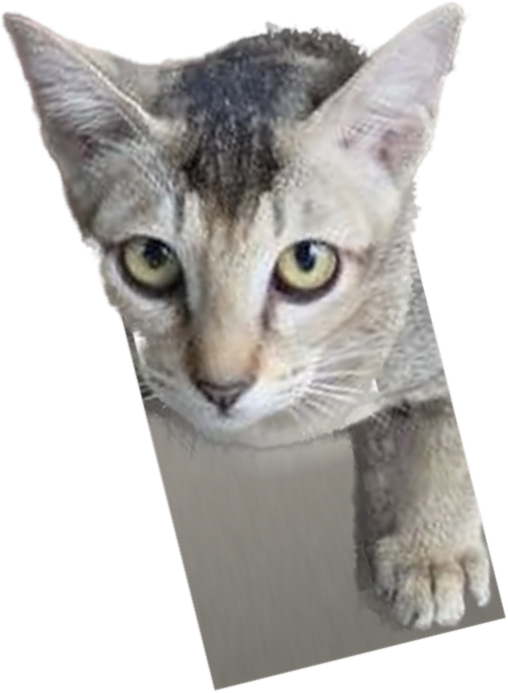

Recreate this plot in Python.
"""Cut the grey tabby out of cat7_src.jpg for the Chihuahua 7 icon.

The cat crouches with its body rising behind the head, so a matte of the whole cat puts a wall of
back fur above the ears, exactly where the icon wants the bubble's blue and the ear tips crossing
the rim. u2net, run on the crop around the cat, sees only the head and drops the body on its
own, with a soft fur edge along the top of the skull - which is what the icon wants. The crop is
upscaled 3x before the matte, not after: the head is only ~150 px across in the photo, and a
trimap drawn at that size came back as blocky half-transparent patches around the cheeks.
Right under the chin the photo shows deck, not chest (the head is pushed forward), so the head
gets a neck the way dog four did: its bottom edge extruded down, with the real shoulder fur
wherever an isnet matte of the whole cat finds some and the colour of the nearest fur elsewhere,
so the bubble's rim - not a floating chin - is what ends the cat. Then the head is levelled (the
cat looks up at the camera with its head tipped about 14 degrees). The photo itself stays out of
the repository; cutout7_u2net.png is what make_icons_v3.py uses."""
import os

import numpy as np
from PIL import Image
from rembg import remove, new_session
from scipy import ndimage

HERE = os.path.dirname(os.path.abspath(__file__))
SRC = os.path.join(HERE, "cat7_src.jpg")
OUT = os.path.join(HERE, "cutout7_u2net.png")
CROP = (330, 520, 780, 860)
UP = 3               # upscale before the matte (see above); all pixel numbers below are x3
ROTATE = 14          # degrees counter-clockwise: lifts the right side so the eyes sit level
SKULL = (527, 643)   # middle of the skull in the photo, between the ear bases: the icon's anchor

src = Image.open(SRC).convert("RGB").crop(CROP)
src = src.resize((src.width * UP, src.height * UP), Image.LANCZOS)
MATTING = dict(alpha_matting=True, alpha_matting_foreground_threshold=240,
               alpha_matting_background_threshold=20, alpha_matting_erode_size=12)
out = remove(src, session=new_session("u2net"), **MATTING)
whole = remove(src, session=new_session("isnet-general-use"), **MATTING)
rgba = np.asarray(out).astype(np.float64)
real = np.asarray(src).astype(np.float64)
wa = (np.asarray(whole).astype(np.float64)[..., 3] / 255.0)[..., None]
a = rgba[..., 3]
# a crisper edge: the matte's soft band is a few px of the deck's light colour bleeding into the
# light cheek fur, which at icon size read as a pale halo down the left cheek
a = np.clip((a - 40.0) / 175.0, 0, 1)
a = (a * a * (3 - 2 * a)) * 255.0
rgba[..., 3] = a
solid = a > 128
lab, n = ndimage.label(solid)
sizes = ndimage.sum(solid, lab, range(1, n + 1))
keep = ndimage.binary_dilation(lab == (int(np.argmax(sizes)) + 1), iterations=8)
a[~keep] = 0

# the neck: the head's bottom edge extruded straight down under the face (every column whose
# lowest solid pixel is a cheek or the chin, not an ear), only where the head matte is not
# already solid. The bubble shows a band under the chin and nothing else of it, so a plain
# extrusion reads as the neck, and its sides drop from the cheeks outside the bubble.
H, W = a.shape
yy, xx = np.mgrid[0:H, 0:W].astype(np.float64)
solid = a > 250
lowest = np.where(solid.any(axis=0), H - 1 - np.argmax(solid[::-1, :], axis=0), -1)
neck = (yy > lowest[None, :]) & (yy <= 900) & (lowest[None, :] > 510)
fill = neck & ~solid
dist, (iy, ix) = ndimage.distance_transform_edt(~solid, return_indices=True)
near = ndimage.gaussian_filter(rgba[..., :3][iy, ix], sigma=(12, 12, 0))
# the neck's colour: the body's own coat, sampled where the isnet matte found real fur in the
# extruded band (the shoulder), so the made-up part matches what sits beside it
body = fill & (wa[..., 0] > 0.9)
fur = real[body].mean(axis=0) if body.any() else np.array([160.0, 152.0, 145.0])
shade = 1.0 - 0.18 * np.clip((yy - 675.0) / 210.0, 0, 1)
rng = np.random.default_rng(7)
grain = ndimage.gaussian_filter(rng.normal(0, 1, (H, W)), (7.0, 1.8)) * 14.0
t = np.clip(dist / 36.0, 0, 1)[..., None]      # fur-edge colours melt into the neck colour
patch = near * (1 - t) + (fur[None, None, :] * shade[..., None]) * t + grain[..., None]
patch = real * wa + patch * (1 - wa)             # real fur where the photo has some
cover = (a / 255.0)[..., None]
rgba[..., :3] = np.where(fill[..., None], rgba[..., :3] * cover + patch * (1 - cover), rgba[..., :3])
a = np.where(fill, 255.0, a)
rgba[..., 3] = ndimage.gaussian_filter(a, 1.0)

im = Image.fromarray(np.clip(rgba, 0, 255).astype(np.uint8), "RGBA")
im = im.rotate(ROTATE, resample=Image.BICUBIC, expand=True, fillcolor=(0, 0, 0, 0))
al = np.asarray(im.getchannel("A"))
ys, xs = np.where(al > 0)
box = (int(xs.min()), int(ys.min()), int(xs.max()) + 1, int(ys.max()) + 1)
im = im.crop(box)
im.save(OUT)

# where the skull point of the photo ended up, for make_icons_v3.py's anchor
mk = Image.new("L", src.size, 0)
mk.putpixel(((SKULL[0] - CROP[0]) * UP, (SKULL[1] - CROP[1]) * UP), 255)
mk = mk.rotate(ROTATE, resample=Image.BICUBIC, expand=True, fillcolor=0).crop(box)
my, mx = np.where(np.asarray(mk) > 0)
print("components", n, "bbox", box, "->", im.size, "anchor", (int(mx.mean()), int(my.mean())))
